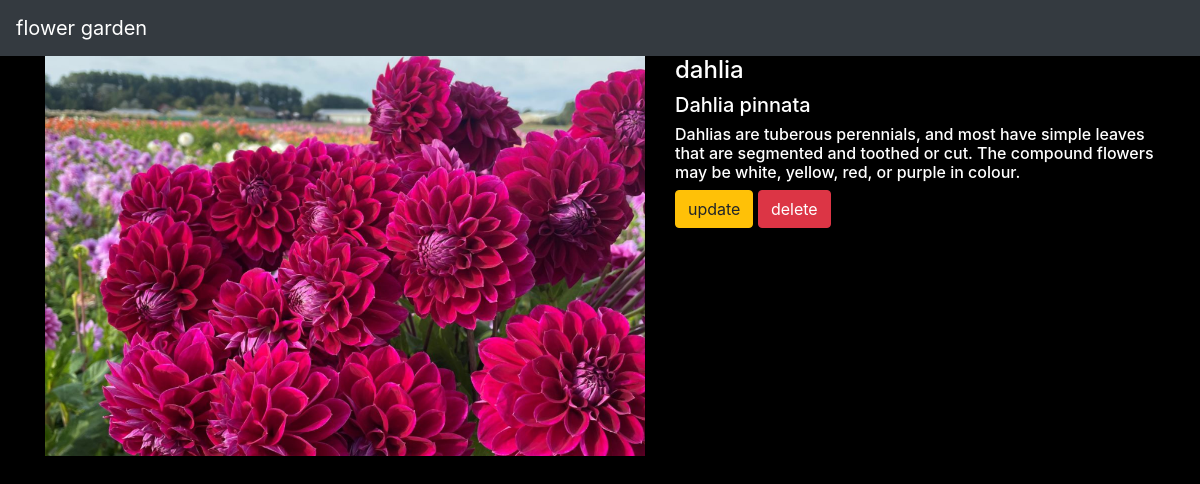
Page /flower/3/ on the committed database.
### flowerapp/models.py (models this page shows, shortened)
class flower(models.Model):
    name=models.CharField(max_length=250)
    sname=models.CharField(max_length=250)
    desc=models.TextField()
    img=models.ImageField(upload_to='garden')

### flowerapp/views.py (the view)
# urls.py: path('flower/<int:flower_id>/',views.detail,name='detail'),
def detail(request,flower_id):
    fl=flower.objects.get(id=flower_id)
    return render(request,"detail.html",{'flower':fl})

### templates/detail.html (shortened to what this page needs)
{% extends 'base.html' %}
{% block body %}
<!doctype html>
<html lang="en">
<head>
</head>
<body>
<div class="container">
    <div class="row">
        <div class="col md-6">
          <img src="{{flower.img.url}}" width="600" height="400">
        </div>
    <div class="col md-6">
       <h4>{{flower.name}}</h4>
        <h5>{{flower.sname}}</h5>
        <h6>{{flower.desc}}</h6>
        <a class="btn btn-warning" href="{% url 'flowerapp:update' flower.id %}">update</a>
        <a class="btn btn-danger" href="{% url 'flowerapp:delete' flower.id %}">delete</a>
    </div>
    </div>
</div>
</body>
</html>
{% endblock %}

### static/bgstyle.css (style rules this page uses)
body { background-color:black; }

### templates/detail.html (style rules this page uses)
h4,h5,h6 { color:white; }

### rows in the picture
flower: img (picture), name "dahlia", sname "Dahlia pinnata", desc "Dahlias are tuberous perennials, and most have simple leaves that are segmented and toothed or cut. The compound flowers may be white, yellow, red, or purple in colour."
